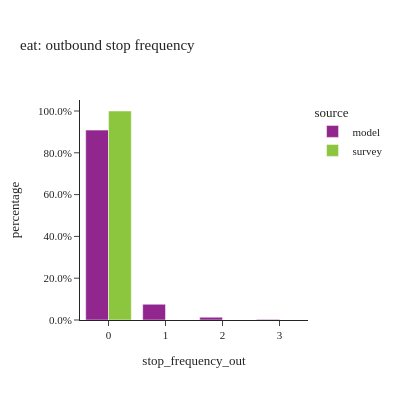
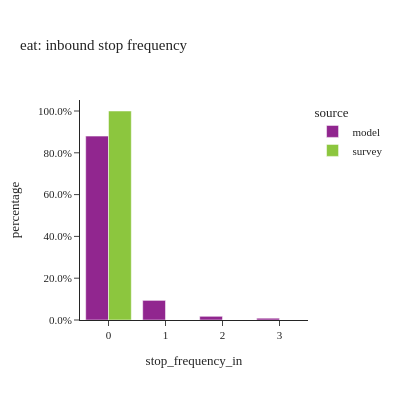

Notebook code cell kept with these figures, in order:
### Code cell
#| layout: [[1,1], [1]]
stopfreq_by_tourtype(tour_data, "eat")

### Figure 1 — Plotly figure (JSON) as saved in the notebook; plotly's stock layout.template omitted (floating-point values rounded to 4 significant figures)
{"data": [{"alignmentgroup": "True", "customdata": [[202531], [16789], [2949], [649]], "hovertemplate": "source=model<br>stop_frequency_out=%{x}<br>percentage=%{y}<br>sample_size=%{customdata[0]}<extra></extra>", "legendgroup": "model", "marker": {"color": "#91268F", "pattern": {"shape": ""}}, "name": "model", "offsetgroup": "model", "orientation": "v", "showlegend": true, "textposition": "auto", "type": "bar", "x": ["0", "1", "2", "3"], "xaxis": "x", "y": [0.9085, 0.07531, 0.01323, 0.002911], "yaxis": "y"}, {"alignmentgroup": "True", "customdata": [[130]], "hovertemplate": "source=survey<br>stop_frequency_out=%{x}<br>percentage=%{y}<br>sample_size=%{customdata[0]}<extra></extra>", "legendgroup": "survey", "marker": {"color": "#8CC63E", "pattern": {"shape": ""}}, "name": "survey", "offsetgroup": "survey", "orientation": "v", "showlegend": true, "textposition": "auto", "type": "bar", "x": ["0"], "xaxis": "x", "y": [1.0], "yaxis": "y"}], "layout": {"barmode": "group", "height": 400, "legend": {"title": {"text": "source"}, "tracegroupgap": 0}, "title": {"text": "eat: outbound stop frequency"}, "width": 400, "xaxis": {"anchor": "y", "domain": [0, 1], "title": {"text": "stop_frequency_out"}}, "yaxis": {"anchor": "x", "domain": [0, 1], "tickformat": ".1%", "title": {"text": "percentage"}}}}

### Figure 2 — Plotly figure (JSON) as saved in the notebook; plotly's stock layout.template omitted (floating-point values rounded to 4 significant figures)
{"data": [{"alignmentgroup": "True", "customdata": [[196133], [20930], [3941], [1914]], "hovertemplate": "source=model<br>stop_frequency_in=%{x}<br>percentage=%{y}<br>sample_size=%{customdata[0]}<extra></extra>", "legendgroup": "model", "marker": {"color": "#91268F", "pattern": {"shape": ""}}, "name": "model", "offsetgroup": "model", "orientation": "v", "showlegend": true, "textposition": "auto", "type": "bar", "x": ["0", "1", "2", "3"], "xaxis": "x", "y": [0.8798, 0.09389, 0.01768, 0.008586], "yaxis": "y"}, {"alignmentgroup": "True", "customdata": [[129], [1]], "hovertemplate": "source=survey<br>stop_frequency_in=%{x}<br>percentage=%{y}<br>sample_size=%{customdata[0]}<extra></extra>", "legendgroup": "survey", "marker": {"color": "#8CC63E", "pattern": {"shape": ""}}, "name": "survey", "offsetgroup": "survey", "orientation": "v", "showlegend": true, "textposition": "auto", "type": "bar", "x": ["0", "2"], "xaxis": "x", "y": [1.0, 0.0], "yaxis": "y"}], "layout": {"barmode": "group", "height": 400, "legend": {"title": {"text": "source"}, "tracegroupgap": 0}, "title": {"text": "eat: inbound stop frequency"}, "width": 400, "xaxis": {"anchor": "y", "domain": [0, 1], "title": {"text": "stop_frequency_in"}}, "yaxis": {"anchor": "x", "domain": [0, 1], "tickformat": ".1%", "title": {"text": "percentage"}}}}
